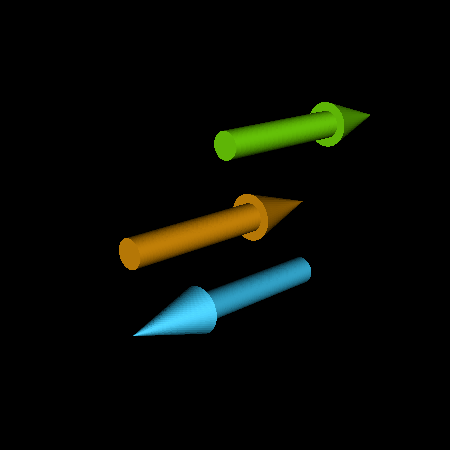

Write Python code to recreate this figure.
#!/usr/bin/env python

# Demonstrate vtkArrowSource with three variants: normal, centered,
# and inverted-centered arrows rendered side by side.

# Factory overrides
import vtkmodules.vtkInteractionStyle  # noqa: F401
import vtkmodules.vtkRenderingFreeType  # noqa: F401
import vtkmodules.vtkRenderingOpenGL2  # noqa: F401

from vtkmodules.vtkFiltersSources import vtkArrowSource
from vtkmodules.vtkRenderingCore import (
    vtkActor,
    vtkPolyDataMapper,
    vtkRenderWindow,
    vtkRenderWindowInteractor,
    vtkRenderer,
)

# Normal arrow
arrow = vtkArrowSource()
shaft_radius = arrow.GetShaftRadius()
arrow.SetShaftRadius(shaft_radius * 2.0)
shaft_res = arrow.GetShaftResolution()
arrow.SetShaftResolution(int(shaft_res * 15.0))
tip_res = arrow.GetTipResolution()
arrow.SetTipResolution(int(tip_res * 10.0))
arrow.Update()

arrow_mapper = vtkPolyDataMapper()
arrow_mapper.SetInputConnection(arrow.GetOutputPort())
arrow_mapper.ScalarVisibilityOff()

arrow_actor = vtkActor()
arrow_actor.SetMapper(arrow_mapper)
arrow_actor.SetPosition(0.0, 0.325, 0.0)
arrow_actor.GetProperty().SetDiffuseColor(0.501, 1.0, 0.0)
arrow_actor.GetProperty().SetSpecular(0.15)
arrow_actor.GetProperty().SetSpecularPower(5.0)

# Centered arrow
arrow_central = vtkArrowSource()
arrow_central.SetShaftRadius(shaft_radius * 2.0)
arrow_central.SetShaftResolution(int(shaft_res * 15.0))
arrow_central.SetTipResolution(int(tip_res * 10.0))
arrow_central.SetArrowOriginToCenter()
arrow_central.Update()

arrow_central_mapper = vtkPolyDataMapper()
arrow_central_mapper.SetInputConnection(arrow_central.GetOutputPort())
arrow_central_mapper.ScalarVisibilityOff()

arrow_central_actor = vtkActor()
arrow_central_actor.SetMapper(arrow_central_mapper)
arrow_central_actor.SetPosition(0.0, 0.0, 0.0)
arrow_central_actor.GetProperty().SetDiffuseColor(1.0, 0.647, 0.0)
arrow_central_actor.GetProperty().SetSpecular(0.15)
arrow_central_actor.GetProperty().SetSpecularPower(5.0)

# Inverted centered arrow
arrow_invert_central = vtkArrowSource()
arrow_invert_central.SetShaftRadius(shaft_radius * 2.0)
arrow_invert_central.SetShaftResolution(int(shaft_res * 15.0))
arrow_invert_central.SetTipResolution(int(tip_res * 10.0))
arrow_invert_central.SetArrowOriginToCenter()
arrow_invert_central.InvertOn()
arrow_invert_central.Update()

arrow_invert_central_mapper = vtkPolyDataMapper()
arrow_invert_central_mapper.SetInputConnection(arrow_invert_central.GetOutputPort())
arrow_invert_central_mapper.ScalarVisibilityOff()

arrow_invert_central_actor = vtkActor()
arrow_invert_central_actor.SetMapper(arrow_invert_central_mapper)
arrow_invert_central_actor.SetPosition(0.0, -0.325, 0.0)
arrow_invert_central_actor.GetProperty().SetDiffuseColor(0.2, 0.8, 1.0)
arrow_invert_central_actor.GetProperty().SetSpecular(0.25)
arrow_invert_central_actor.GetProperty().SetSpecularPower(5.0)

# Renderer
renderer = vtkRenderer()
renderer.AddActor(arrow_actor)
renderer.AddActor(arrow_central_actor)
renderer.AddActor(arrow_invert_central_actor)
renderer.SetBackground(0.0, 0.0, 0.0)

# Window
render_window = vtkRenderWindow()
render_window.SetMultiSamples(0)
render_window.AddRenderer(renderer)
render_window.SetSize(450, 450)
render_window.SetWindowName("arrow source")

# Scene
camera = renderer.GetActiveCamera()
camera.SetPosition(-2.3332, 1.0, 2.25)

# Interactor
interactor = vtkRenderWindowInteractor()
interactor.SetRenderWindow(render_window)

interactor.Initialize()
interactor.Start()
